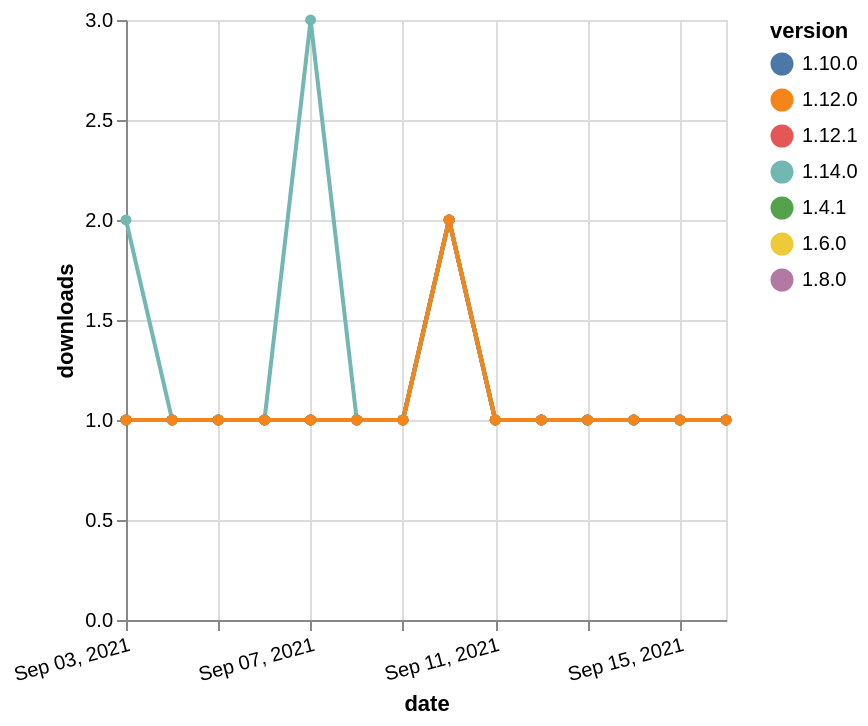

Describe this chart as a Vega-Lite specification.
### Vega-Lite specification from a JSON file in a GitHub repository (floating-point values rounded to 4 significant figures)
{"$schema": "https://vega.github.io/schema/vega-lite/v5.json", "description": "A simple bar chart with embedded data.", "data": {"values": [{"date": "2021-09-03", "total": 205, "delta": 1, "version": "1.6.0"}, {"date": "2021-09-04", "total": 206, "delta": 1, "version": "1.6.0"}, {"date": "2021-09-05", "total": 207, "delta": 1, "version": "1.6.0"}, {"date": "2021-09-06", "total": 208, "delta": 1, "version": "1.6.0"}, {"date": "2021-09-07", "total": 209, "delta": 1, "version": "1.6.0"}, {"date": "2021-09-08", "total": 210, "delta": 1, "version": "1.6.0"}, {"date": "2021-09-09", "total": 211, "delta": 1, "version": "1.6.0"}, {"date": "2021-09-10", "total": 213, "delta": 2, "version": "1.6.0"}, {"date": "2021-09-11", "total": 214, "delta": 1, "version": "1.6.0"}, {"date": "2021-09-12", "total": 215, "delta": 1, "version": "1.6.0"}, {"date": "2021-09-13", "total": 216, "delta": 1, "version": "1.6.0"}, {"date": "2021-09-14", "total": 217, "delta": 1, "version": "1.6.0"}, {"date": "2021-09-15", "total": 218, "delta": 1, "version": "1.6.0"}, {"date": "2021-09-16", "total": 219, "delta": 1, "version": "1.6.0"}, {"date": "2021-09-03", "total": 197, "delta": 1, "version": "1.8.0"}, {"date": "2021-09-04", "total": 198, "delta": 1, "version": "1.8.0"}, {"date": "2021-09-05", "total": 199, "delta": 1, "version": "1.8.0"}, {"date": "2021-09-06", "total": 200, "delta": 1, "version": "1.8.0"}, {"date": "2021-09-07", "total": 201, "delta": 1, "version": "1.8.0"}, {"date": "2021-09-08", "total": 202, "delta": 1, "version": "1.8.0"}, {"date": "2021-09-09", "total": 203, "delta": 1, "version": "1.8.0"}, {"date": "2021-09-10", "total": 205, "delta": 2, "version": "1.8.0"}, {"date": "2021-09-11", "total": 206, "delta": 1, "version": "1.8.0"}, {"date": "2021-09-12", "total": 207, "delta": 1, "version": "1.8.0"}, {"date": "2021-09-13", "total": 208, "delta": 1, "version": "1.8.0"}, {"date": "2021-09-14", "total": 209, "delta": 1, "version": "1.8.0"}, {"date": "2021-09-15", "total": 210, "delta": 1, "version": "1.8.0"}, {"date": "2021-09-16", "total": 211, "delta": 1, "version": "1.8.0"}, {"date": "2021-09-03", "total": 164, "delta": 1, "version": "1.10.0"}, {"date": "2021-09-04", "total": 165, "delta": 1, "version": "1.10.0"}, {"date": "2021-09-05", "total": 166, "delta": 1, "version": "1.10.0"}, {"date": "2021-09-06", "total": 167, "delta": 1, "version": "1.10.0"}, {"date": "2021-09-07", "total": 168, "delta": 1, "version": "1.10.0"}, {"date": "2021-09-08", "total": 169, "delta": 1, "version": "1.10.0"}, {"date": "2021-09-09", "total": 170, "delta": 1, "version": "1.10.0"}, {"date": "2021-09-10", "total": 172, "delta": 2, "version": "1.10.0"}, {"date": "2021-09-11", "total": 173, "delta": 1, "version": "1.10.0"}, {"date": "2021-09-12", "total": 174, "delta": 1, "version": "1.10.0"}, {"date": "2021-09-13", "total": 175, "delta": 1, "version": "1.10.0"}, {"date": "2021-09-14", "total": 176, "delta": 1, "version": "1.10.0"}, {"date": "2021-09-15", "total": 177, "delta": 1, "version": "1.10.0"}, {"date": "2021-09-16", "total": 178, "delta": 1, "version": "1.10.0"}, {"date": "2021-09-03", "total": 136, "delta": 1, "version": "1.12.1"}, {"date": "2021-09-04", "total": 137, "delta": 1, "version": "1.12.1"}, {"date": "2021-09-05", "total": 138, "delta": 1, "version": "1.12.1"}, {"date": "2021-09-06", "total": 139, "delta": 1, "version": "1.12.1"}, {"date": "2021-09-07", "total": 140, "delta": 1, "version": "1.12.1"}, {"date": "2021-09-08", "total": 141, "delta": 1, "version": "1.12.1"}, {"date": "2021-09-09", "total": 142, "delta": 1, "version": "1.12.1"}, {"date": "2021-09-10", "total": 144, "delta": 2, "version": "1.12.1"}, {"date": "2021-09-11", "total": 145, "delta": 1, "version": "1.12.1"}, {"date": "2021-09-12", "total": 146, "delta": 1, "version": "1.12.1"}, {"date": "2021-09-13", "total": 147, "delta": 1, "version": "1.12.1"}, {"date": "2021-09-14", "total": 148, "delta": 1, "version": "1.12.1"}, {"date": "2021-09-15", "total": 149, "delta": 1, "version": "1.12.1"}, {"date": "2021-09-16", "total": 150, "delta": 1, "version": "1.12.1"}, {"date": "2021-09-03", "total": 255, "delta": 1, "version": "1.4.1"}, {"date": "2021-09-04", "total": 256, "delta": 1, "version": "1.4.1"}, {"date": "2021-09-05", "total": 257, "delta": 1, "version": "1.4.1"}, {"date": "2021-09-06", "total": 258, "delta": 1, "version": "1.4.1"}, {"date": "2021-09-07", "total": 259, "delta": 1, "version": "1.4.1"}, {"date": "2021-09-08", "total": 260, "delta": 1, "version": "1.4.1"}, {"date": "2021-09-09", "total": 261, "delta": 1, "version": "1.4.1"}, {"date": "2021-09-10", "total": 263, "delta": 2, "version": "1.4.1"}, {"date": "2021-09-11", "total": 264, "delta": 1, "version": "1.4.1"}, {"date": "2021-09-12", "total": 265, "delta": 1, "version": "1.4.1"}, {"date": "2021-09-13", "total": 266, "delta": 1, "version": "1.4.1"}, {"date": "2021-09-14", "total": 267, "delta": 1, "version": "1.4.1"}, {"date": "2021-09-15", "total": 268, "delta": 1, "version": "1.4.1"}, {"date": "2021-09-16", "total": 269, "delta": 1, "version": "1.4.1"}, {"date": "2021-09-03", "total": 129, "delta": 2, "version": "1.14.0"}, {"date": "2021-09-04", "total": 130, "delta": 1, "version": "1.14.0"}, {"date": "2021-09-05", "total": 131, "delta": 1, "version": "1.14.0"}, {"date": "2021-09-06", "total": 132, "delta": 1, "version": "1.14.0"}, {"date": "2021-09-07", "total": 135, "delta": 3, "version": "1.14.0"}, {"date": "2021-09-08", "total": 136, "delta": 1, "version": "1.14.0"}, {"date": "2021-09-09", "total": 137, "delta": 1, "version": "1.14.0"}, {"date": "2021-09-10", "total": 139, "delta": 2, "version": "1.14.0"}, {"date": "2021-09-11", "total": 140, "delta": 1, "version": "1.14.0"}, {"date": "2021-09-12", "total": 141, "delta": 1, "version": "1.14.0"}, {"date": "2021-09-13", "total": 142, "delta": 1, "version": "1.14.0"}, {"date": "2021-09-14", "total": 143, "delta": 1, "version": "1.14.0"}, {"date": "2021-09-15", "total": 144, "delta": 1, "version": "1.14.0"}, {"date": "2021-09-16", "total": 145, "delta": 1, "version": "1.14.0"}, {"date": "2021-09-03", "total": 156, "delta": 1, "version": "1.12.0"}, {"date": "2021-09-04", "total": 157, "delta": 1, "version": "1.12.0"}, {"date": "2021-09-05", "total": 158, "delta": 1, "version": "1.12.0"}, {"date": "2021-09-06", "total": 159, "delta": 1, "version": "1.12.0"}, {"date": "2021-09-07", "total": 160, "delta": 1, "version": "1.12.0"}, {"date": "2021-09-08", "total": 161, "delta": 1, "version": "1.12.0"}, {"date": "2021-09-09", "total": 162, "delta": 1, "version": "1.12.0"}, {"date": "2021-09-10", "total": 164, "delta": 2, "version": "1.12.0"}, {"date": "2021-09-11", "total": 165, "delta": 1, "version": "1.12.0"}, {"date": "2021-09-12", "total": 166, "delta": 1, "version": "1.12.0"}, {"date": "2021-09-13", "total": 167, "delta": 1, "version": "1.12.0"}, {"date": "2021-09-14", "total": 168, "delta": 1, "version": "1.12.0"}, {"date": "2021-09-15", "total": 169, "delta": 1, "version": "1.12.0"}, {"date": "2021-09-16", "total": 170, "delta": 1, "version": "1.12.0"}]}, "width": "container", "mark": {"type": "line", "point": {"filled": true}}, "encoding": {"x": {"field": "date", "type": "temporal", "timeUnit": "yearmonthdate", "title": "date", "axis": {"labelAngle": -15}}, "y": {"field": "delta", "type": "quantitative", "title": "downloads"}, "color": {"field": "version", "type": "nominal"}, "tooltip": {"field": "delta"}}}
